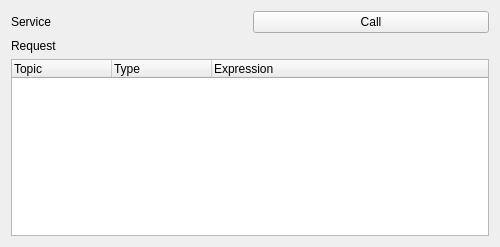
<?xml version="1.0" encoding="UTF-8"?>
<ui version="4.0">
 <class>ServiceCallerWidget</class>
 <widget class="QWidget" name="ServiceCallerWidget">
  <property name="geometry">
   <rect>
    <x>0</x>
    <y>0</y>
    <width>500</width>
    <height>247</height>
   </rect>
  </property>
  <property name="windowTitle">
   <string>Service Caller</string>
  </property>
  <layout class="QVBoxLayout" name="verticalLayout">
   <item>
    <layout class="QHBoxLayout" name="horizontalLayout">
     <item>
      <widget class="QLabel" name="label">
       <property name="sizePolicy">
        <sizepolicy hsizetype="Preferred" vsizetype="Preferred">
         <horstretch>0</horstretch>
         <verstretch>0</verstretch>
        </sizepolicy>
       </property>
       <property name="text">
        <string>Service</string>
       </property>
      </widget>
     </item>
     <item>
      <widget class="QPushButton" name="btnCall">
       <property name="toolTip">
        <string>Call selected service</string>
       </property>
       <property name="text">
        <string>Call</string>
       </property>
       <property name="iconSize">
        <size>
         <width>16</width>
         <height>16</height>
        </size>
       </property>
      </widget>
     </item>
    </layout>
   </item>
   <item>
    <layout class="QVBoxLayout" name="verticalLayout_2">
     <item>
      <widget class="QLabel" name="label_2">
       <property name="text">
        <string>Request</string>
       </property>
      </widget>
     </item>
     <item>
      <widget class="QTreeWidget" name="request_tree_widget">
       <property name="contextMenuPolicy">
        <enum>Qt::CustomContextMenu</enum>
       </property>
       <property name="toolTip">
        <string>Right click on item for more options.</string>
       </property>
       <property name="dragEnabled">
        <bool>true</bool>
       </property>
       <property name="dragDropMode">
        <enum>QAbstractItemView::DragOnly</enum>
       </property>
       <property name="selectionMode">
        <enum>QAbstractItemView::ExtendedSelection</enum>
       </property>
       <column>
        <property name="text">
         <string>Topic</string>
        </property>
       </column>
       <column>
        <property name="text">
         <string>Type</string>
        </property>
       </column>
       <column>
        <property name="text">
         <string>Expression</string>
        </property>
       </column>
      </widget>
     </item>
    </layout>
   </item>
  </layout>
 </widget>
 <resources/>
 <connections/>
</ui>
